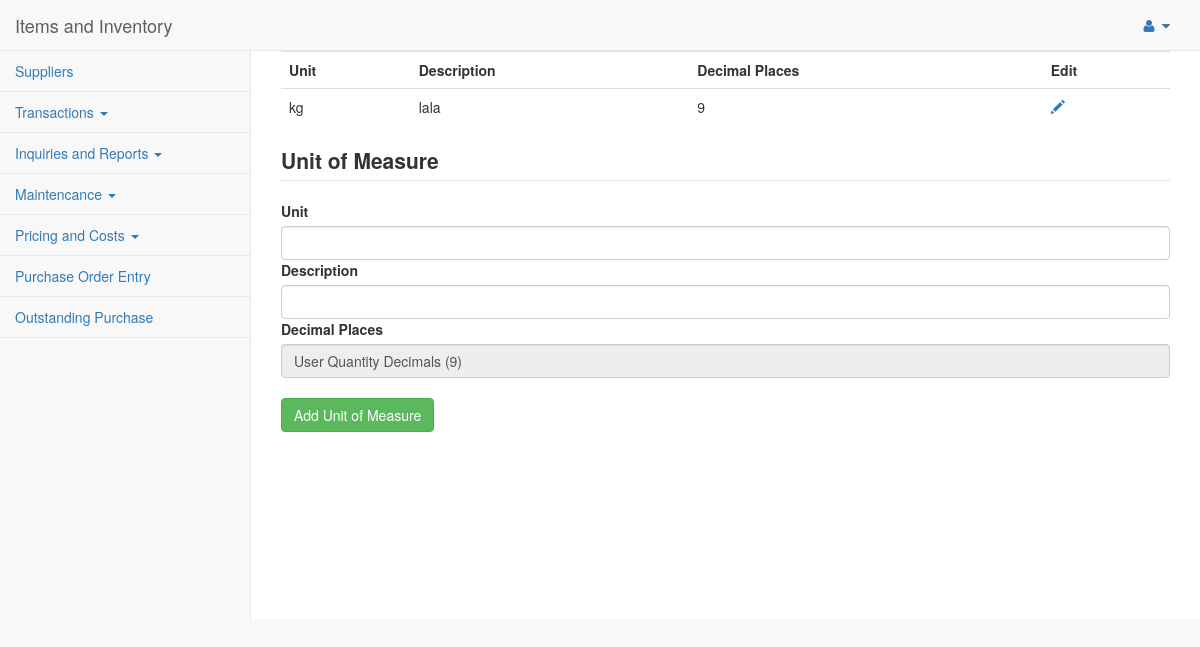
The page /pages/unitofmeasure.php on the database its author committed.
### tables this page shows
CREATE TABLE IF NOT EXISTS `opt_unit_of_measure` (
  `id` int(1) NOT NULL,
  `name` varchar(20) NOT NULL,
  `description` varchar(50) NOT NULL,
  `dp` int(1) NOT NULL,
  PRIMARY KEY (`id`)
);

### pages/process.php (called while the page is built, shortened)
<?php
function viewUnitOfMeasure($conn){
    $sql="SELECT * FROM opt_unit_of_measure";
    $result=mysqli_query($conn, $sql);
    return $result;
}
?>

### pages/unitofmeasure.php (the view, shortened to what this page needs)
<?php
include('header.php');
include('process.php');
$conn1 = connect();
$result = viewUnitOfMeasure($conn1);
?>
 <div id="page-wrapper">
  <table class="table table-hover">
  <tr>
   <th>Unit</th>
   <th>Description</th>
   <th>Decimal Places</th>
   <th>Edit</th>
  <tr>
<?php
while($row=mysqli_fetch_assoc($result)){
?>
  <tr>
   <td><?=$row['name']?></td>
   <td><?=$row['description']?></td>
   <td><?=$row['dp']?></td>
   <td><a class="glyphicon glyphicon-pencil" href="<?php  echo "edit_unitofmeasure.php?id=".$row['id']?>"></a></td>
  </tr>
<?php
}
?>
  </table>
  <form method="POST">
  <legend><label>Unit of Measure</label></legend>
  <label>Unit</label>
  <input type="text" class="form-control" name="name">
  <label>Description</label>
  <input type="text" class="form-control" name="description">
  <label>Decimal Places</label>
  <input type="text" class="form-control" name="decimal" readonly value="User Quantity Decimals (9)" >
  <br>
  <input type="submit" class="btn btn-success" value="Add Unit of Measure" name="add">
  </form>
 </div>
<?php
include('footer.php');
?>

### rows shown on the page
opt_unit_of_measure: name "kg", description "lala", dp "9"
